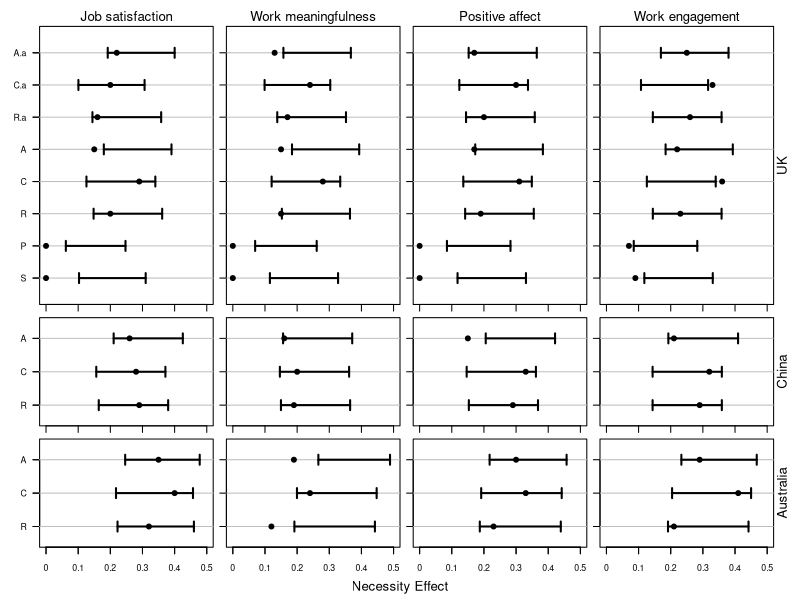

Reproduce this figure in R. (Note: this script raises an error after producing the figure.)

############################# BIENVENUE #############################

############# I SOLEMNLY SWEAR THAT I AM UP TO NO GOOD ##############

#################################
## Loading packages

library(MASS)
library(lavaan)

################################
## The NCArigour function
## Estimates expected necessity effect due to correlation between X and Y
## The following values are plugged into the function:
## n = sample size
## rxy = empirical correlation between X and Y
## dnecc = empirical necessity effect
## ci.req = requested confidence interval (default = 0.95)
## cr_fdh = T if estimating CR-FDH (default) and cr_fdh = F if estimating CE-FDH
## R = number of simulated datasets (default = 1000)
## silent = F if printing results and silent = T if not

NCArigour <- function(n,rxy,dnecc,ci.req=0.95,cr_fdh=T,R=1000,silent=F){
  
  rm <- matrix(c(1,rxy,rxy,1),nrow=2) ## correlation matrix
  
  simres <- unlist(sapply(1:R, function(i){ ## for each simulation
    set.seed(i) ## for reproducibility
    df <- data.frame(mvrnorm(n=n,mu=c(0,0),Sigma=rm,empirical=T)) ## the data
    
    names(df) <- c("x","y") ## naming variables in data
    
    x.max <- max(df$x)
    y.max <- max(df$y)
    x.min <- min(df$x)
    y.min <- min(df$y)
    
    scope <- (x.max-x.min)*(y.max-y.min)
    
    sx <- df$x[order(df$x)] ## sorted X
    sy <- df$y[order(df$x)] ## Y in the order of sorted X
    
    cmy <- cummax(sy) ## cumulative max on the Y-variable
    cp <- ifelse(sy>=cmy,1,0) ## if the Y-value is a ceiling point
    
    cx <- sx[cp==1] ## X-values for ceiling points
    cy <- sy[cp==1] ## Y-values for ceiling points
    
    minx <- which(df$x==min(df$x))
    maxy <- which(df$y==max(df$y))
    same <- sum(minx %in% maxy)
    
    if(same>0) nec <- 0
    
    if(same==0){
      
      if(cr_fdh==F){
        
        numc <- length(cx)
        x.base <- cx[2:numc] - cx[1:(numc-1)]
        y.height <- y.max - cy[1:(numc-1)]
        nec <- sum(x.base*y.height) / scope
      }
      
      if(cr_fdh==T){
        
        fitc <- lm(cy ~ cx)
        ylim <- predict(fitc,newdata=data.frame(cx=x.min))
        xlim <- (y.max-fitc$coefficients[1])/fitc$coefficients[2]
        nec <- (0.5 * (y.max-ylim) * (xlim-x.min)) / scope
      }
    }
    
    return(nec) ## returns the necessity effect
  }))
  
  d <- mean(simres, na.rm=T) ## mean/expected necessity effect across the R effects
  p1 <- (1-ci.req)/2 ## lower percentile
  p2 <- 1-p1 ## upper percentile
  ci <- quantile(simres, probs=c(p1,p2)) ## required percentile confidence interval
  pv <- round(sum(simres>dnecc, na.rm=T)/R,3) ## frequency of effects stronger than the empirical effect
  tx1 <- ifelse(pv<0.05,"null rejected","null retained") ## text if p < 0.05 or not
  tx2 <- ifelse(ci[2]<dnecc,"null rejected","null retained") ## text if empirical effect above range of spur. or not
  bm <- round(max(simres,na.rm=T),3) ## max spurious effect
  
  if(silent==F){ ## if printing the results
    
    cat("\n\n*****",
        "\nd(obs)=",round(dnecc,3),
        "\nmax(sim)=",bm,
        "\np(sim>d(obs))=",pv,
        "\n",tx1,
        "\n**",
        "\nd(sim)=",round(d,3),
        "\nci(percentile)=[",round(ci[1],3),",",round(ci[2],3),"]",
        "\n",tx2,
        "\n*****\n")
  }
  
  res <- c(d,ci,pv) ## what the function returns
  return(res)
}

#################################
## Data

orvar1 <- c("A.a","C.a","R.a","A","C","R","P","S") ## labels, study 1

orvar2 <- orvar3 <- c("A","C","R") ## labels, study 2 and 3

olist <- list(orvar1,orvar2,orvar3) ## list of labels

## js = job satisfaction; wm = work meaningfulness;
## pa = positive affect; we = work engagement

## effects, study 1

d1.js <- c(0.22,0.20,0.16,0.15,0.29,0.20,0,0)
d1.wm <- c(0.13,0.24,0.17,0.15,0.28,0.15,0,0)
d1.pa <- c(0.17,0.30,0.20,0.17,0.31,0.19,0,0)
d1.we <- c(0.25,0.33,0.26,0.22,0.36,0.23,0.07,0.09)

## effects, study 2

d2.js <- c(0.26,0.28,0.29)
d2.wm <- c(0.16,0.20,0.19)
d2.pa <- c(0.15,0.33,0.29)
d2.we <- c(0.21,0.32,0.29)

## effects, study 3

d3.js <- c(0.35,0.40,0.32)
d3.wm <- c(0.19,0.24,0.12)
d3.pa <- c(0.30,0.33,0.23)
d3.we <- c(0.29,0.41,0.21)

## list with all effects

dlist <- list(list(d1.js,d1.wm,d1.pa,d1.we),
              list(d2.js,d2.wm,d2.pa,d2.we),
              list(d3.js,d3.wm,d3.pa,d3.we))

## correlations, study 1

r1.js <- c(0.65,0.36,0.52,0.62,0.46,0.53,0.18,0.37)
r1.wm <- c(0.55,0.35,0.50,0.63,0.44,0.54,0.22,0.42)
r1.pa <- c(0.54,0.45,0.52,0.60,0.49,0.51,0.29,0.43)
r1.we <- c(0.59,0.39,0.52,0.63,0.46,0.52,0.29,0.43)

## correlations, study 2

r2.js <- c(0.71,0.58,0.60)
r2.wm <- c(0.58,0.55,0.56)
r2.pa <- c(0.70,0.55,0.57)
r2.we <- c(0.67,0.54,0.54)

## correlations, study 3

r3.js <- c(0.79,0.73,0.74)
r3.wm <- c(0.82,0.69,0.67)
r3.pa <- c(0.73,0.67,0.66)
r3.we <- c(0.76,0.70,0.67)

## list with all correlations

rlist <- list(list(r1.js,r1.wm,r1.pa,r1.we),
              list(r2.js,r2.wm,r2.pa,r2.we),
              list(r3.js,r3.wm,r3.pa,r3.we))

nvar <- c(373,345,148) ## sample sizes

#################################
## Figure 2

panlab <- c("Job satisfaction", "Work meaningfulness",
            "Positive affect", "Work engagement") ## panel labels

country <- c("UK","China","Australia") ## countries

sf <- 0.8 ## sizing factor

if(dev.cur()==2) dev.off() ## removing earlier plots

par(mar=c(1,1,0,0), oma=c(3,2,2,2)) ## margins

## layout

layout_matrix <- matrix(c(1:12), nrow = 3, byrow = TRUE)

layout(layout_matrix, 
       widths = rep(1, 4), ## same width in all columns
       heights = c(2.4, 1, 1)) ## higher in first row

pl <- 1 ## keeping track of panels

for (j in 1:3){ ## three rows of panels
  
  n <- nvar[j] ## picking sample size
  orvar <- olist[[j]] ## picking labels
  duse <- dlist[[j]] ## picking effects
  ruse <- rlist[[j]] ## picking correlations
  
  yl <- rev(orvar) ## y-labels, reversed
  numef <- length(yl) ## number of effects
  upplim <- numef+0.5 ## adding some space
  
  for(i in 1:4){ ## four columns of panels
    
    dval <- duse[[i]] ## picking effects
    rval <- ruse[[i]] ## picking correlations
    
    plot(c(0,0.5), c(0.5,upplim), type="n", xlab="", ylab="", 
         xaxt="n", yaxt="n",cex.axis=sf, las=1) ## empty plot
    
    axis(1,seq(0,0.5,0.1), labels=F,las=2, cex.axis=sf) ## X-axis
    if(j==3) axis(1,seq(0,0.5,0.1), labels=seq(0,0.5,0.1),las=1, cex.axis=sf) ## X-axis
    axis(2,1:numef, labels=F,las=2, cex.axis=sf) ## Y-axis
    if(i==1) axis(2,1:numef, labels=yl,las=2, cex.axis=sf) ## Y-axis
    
    if(pl==10) mtext("Necessity Effect", side = 1, line=1.5, outer=T, cex=sf) ## adding X-label
    if(j==1) mtext(panlab[i],3, line=0.2, cex=sf) ## panel label
    if(i==4) mtext(country[j],4, line=0.2, cex=sf) ## country
    
    resemp <- t(sapply(1:numef,function(k){ ## for each necessity effect
      
      res <- NCArigour(n=n,rxy=rval[k],dnecc=dval[k],cr_fdh=F,silent=F) ## applying the NCArigour function
      
      yval <- (numef+1)-k ## Y-value (reversed to start on top)
      
      abline(h=yval, col="gray") ## a thin gray line
      
      arrows(res[2],yval,res[3],yval,angle=90,length=0.05, code=3,lwd=2) ## range of spuriousness
      points(dval[k], yval, pch=21, col="black",bg="black") ## the empirical necessity effect
      
      return(res) ## returning the results by the NCArigour function
      
    }))
    pl <- pl+1 ## next panel, please
  }
}

#################################
## Chinese data

n <- 345 ## sample size

rm <- matrix(c( ## correlations
  
  1.00, 0.67, 0.66, 0.71, 0.58, 0.70, 0.67,
  0.67, 1.00, 0.88, 0.58, 0.55, 0.55, 0.54,
  0.66, 0.88, 1.00, 0.60, 0.56, 0.57, 0.54,
  0.71, 0.58, 0.60, 1.00, 0.76, 0.78, 0.77,
  0.58, 0.55, 0.56, 0.76, 1.00, 0.71, 0.74,
  0.70, 0.55, 0.57, 0.78, 0.71, 1.00, 0.90,
  0.67, 0.54, 0.54, 0.77, 0.74, 0.90, 1.00), nrow=7)

rownames(rm) <- colnames(rm) <-
  c("AU","CO","RE","JS","WM","PA","WE")

#################################
## Alternative model

spurmod <- "

## Loadings

NS =~ CO+RE+1*AU
WB =~ WM+1*JS+PA+WE
POS =~ a*NS+a*WB

## Correlated residuals

CO ~~ RE
AU ~~ WM
PA ~~ WE

## (Error) variances

AU ~~ AU
CO ~~ CO
RE ~~ RE
JS ~~ JS
WM ~~ WM
PA ~~ PA
WE ~~ WE

NS ~~ NS
WB ~~ WB
POS ~~ 1*POS

"

fit.spur <- lavaan(spurmod, sample.cov=rm, ## fitting model to Chinese data 
              sample.nobs=n, meanstructure=F)

summary(fit.spur, fit.measures=T, ci=T, standardized=T, rsq=T) ## the results


########################## MISCHIEF MANAGED #########################

############################# AU REVOIR #############################
